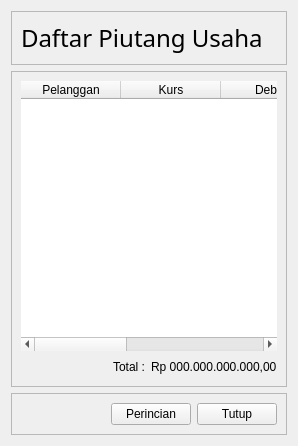
            <widget class="QWidget" name="st_Penjualan_PiutangUsaha">
             <layout class="QVBoxLayout" name="verticalLayout_11">
              <item>
               <widget class="QFrame" name="fr_Penjualan_Piutang_title">
                <property name="sizePolicy">
                 <sizepolicy hsizetype="Preferred" vsizetype="Maximum">
                  <horstretch>0</horstretch>
                  <verstretch>0</verstretch>
                 </sizepolicy>
                </property>
                <property name="minimumSize">
                 <size>
                  <width>0</width>
                  <height>45</height>
                 </size>
                </property>
                <property name="frameShape">
                 <enum>QFrame::StyledPanel</enum>
                </property>
                <property name="frameShadow">
                 <enum>QFrame::Raised</enum>
                </property>
                <layout class="QGridLayout" name="gl_Penjualan_Piutang_title">
                 <item row="0" column="0">
                  <widget class="QLabel" name="lb_Penjualan_Piutang_title">
                   <property name="sizePolicy">
                    <sizepolicy hsizetype="Preferred" vsizetype="Maximum">
                     <horstretch>0</horstretch>
                     <verstretch>0</verstretch>
                    </sizepolicy>
                   </property>
                   <property name="font">
                    <font>
                     <family>Segoe UI Semilight</family>
                     <pointsize>18</pointsize>
                    </font>
                   </property>
                   <property name="text">
                    <string>Daftar Piutang Usaha</string>
                   </property>
                   <property name="alignment">
                    <set>Qt::AlignLeading|Qt::AlignLeft|Qt::AlignVCenter</set>
                   </property>
                  </widget>
                 </item>
                </layout>
               </widget>
              </item>
              <item>
               <widget class="QFrame" name="fr_Penjualan_Piutang_input">
                <property name="sizePolicy">
                 <sizepolicy hsizetype="Preferred" vsizetype="MinimumExpanding">
                  <horstretch>0</horstretch>
                  <verstretch>0</verstretch>
                 </sizepolicy>
                </property>
                <property name="frameShape">
                 <enum>QFrame::StyledPanel</enum>
                </property>
                <property name="frameShadow">
                 <enum>QFrame::Raised</enum>
                </property>
                <layout class="QGridLayout" name="gl_Penjualan_Piutang_tabel">
                 <item row="2" column="1">
                  <widget class="QLabel" name="lb_Penjualan_Piutang_Total">
                   <property name="text">
                    <string>Total :</string>
                   </property>
                  </widget>
                 </item>
                 <item row="2" column="2">
                  <widget class="QLabel" name="lb_Penjualan_Piutang_TotalNilai">
                   <property name="text">
                    <string>Rp 000.000.000.000,00</string>
                   </property>
                  </widget>
                 </item>
                 <item row="2" column="0">
                  <spacer name="hs_Penjualan_Piutang_atas">
                   <property name="orientation">
                    <enum>Qt::Horizontal</enum>
                   </property>
                   <property name="sizeHint" stdset="0">
                    <size>
                     <width>40</width>
                     <height>20</height>
                    </size>
                   </property>
                  </spacer>
                 </item>
                 <item row="1" column="0" colspan="3">
                  <widget class="QTableWidget" name="tbl_Penjualan_Piutang">
                   <property name="sizePolicy">
                    <sizepolicy hsizetype="Maximum" vsizetype="MinimumExpanding">
                     <horstretch>0</horstretch>
                     <verstretch>0</verstretch>
                    </sizepolicy>
                   </property>
                   <property name="minimumSize">
                    <size>
                     <width>0</width>
                     <height>270</height>
                    </size>
                   </property>
                   <property name="maximumSize">
                    <size>
                     <width>1366</width>
                     <height>16777215</height>
                    </size>
                   </property>
                   <property name="frameShape">
                    <enum>QFrame::NoFrame</enum>
                   </property>
                   <property name="showGrid">
                    <bool>false</bool>
                   </property>
                   <property name="wordWrap">
                    <bool>true</bool>
                   </property>
                   <property name="cornerButtonEnabled">
                    <bool>true</bool>
                   </property>
                   <property name="rowCount">
                    <number>0</number>
                   </property>
                   <property name="columnCount">
                    <number>5</number>
                   </property>
                   <column>
                    <property name="text">
                     <string>Pelanggan</string>
                    </property>
                   </column>
                   <column>
                    <property name="text">
                     <string>Kurs</string>
                    </property>
                   </column>
                   <column>
                    <property name="text">
                     <string>Debet</string>
                    </property>
                   </column>
                   <column>
                    <property name="text">
                     <string>Piutang Terbayar</string>
                    </property>
                   </column>
                   <column>
                    <property name="text">
                     <string>Saldo Piutang</string>
                    </property>
                   </column>
                  </widget>
                 </item>
                </layout>
               </widget>
              </item>
              <item>
               <widget class="QFrame" name="fr_Penjualan_Piutang_tombol">
                <property name="sizePolicy">
                 <sizepolicy hsizetype="Preferred" vsizetype="Maximum">
                  <horstretch>0</horstretch>
                  <verstretch>0</verstretch>
                 </sizepolicy>
                </property>
                <property name="frameShape">
                 <enum>QFrame::StyledPanel</enum>
                </property>
                <property name="frameShadow">
                 <enum>QFrame::Raised</enum>
                </property>
                <layout class="QHBoxLayout" name="hl_Penjualan_Piutang_tombol">
                 <item>
                  <spacer name="hs_Penjualan_Piutang_bawah">
                   <property name="orientation">
                    <enum>Qt::Horizontal</enum>
                   </property>
                   <property name="sizeHint" stdset="0">
                    <size>
                     <width>40</width>
                     <height>20</height>
                    </size>
                   </property>
                  </spacer>
                 </item>
                 <item>
                  <widget class="QPushButton" name="tb_Penjualan_Piutang_Perincian">
                   <property name="text">
                    <string>Perincian</string>
                   </property>
                  </widget>
                 </item>
                 <item>
                  <widget class="QPushButton" name="tb_Penjualan_Piutang_Tutup">
                   <property name="text">
                    <string>Tutup</string>
                   </property>
                  </widget>
                 </item>
                </layout>
               </widget>
              </item>
             </layout>
            </widget>
